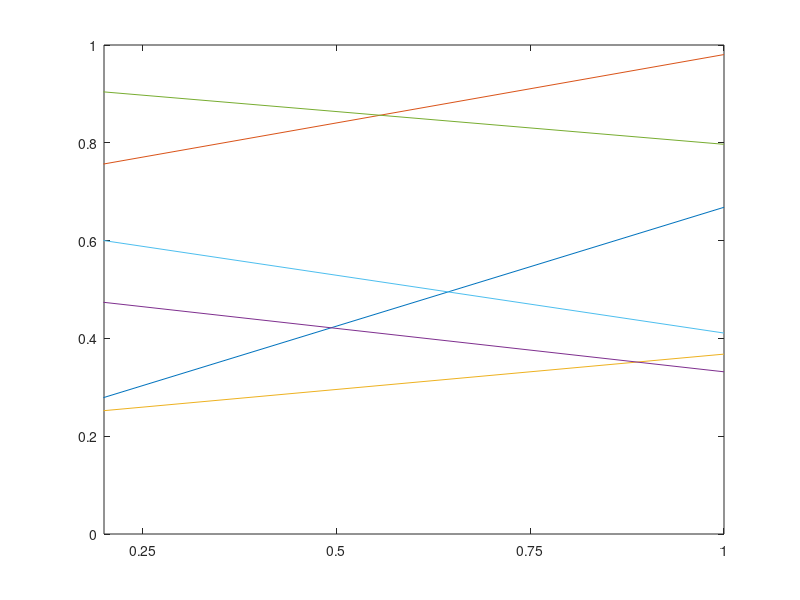

Write the MATLAB code that produced this figure. (Note: this script raises an error after producing the figure.)
%% Preamble -- not to appear in userguide
hfig = figure;
set(hfig,'units','centimeters','NumberTitle','off','Name','test13');
pos = get(hfig,'position');
set(hfig,'position',[pos(1:2),6,4]);
%% Everything below appears in userguide
plot([0 1],rand(6,2));
set(gca,'ylim',[0 1],'xlim',[0.2 1],'xtick',0:0.25:1);
matlabfrag('graphics/test13a');
set(gca,'xticklabel',{'0.00','0.25','0.50','0.75','1.00'});
matlabfrag('graphics/test13b')